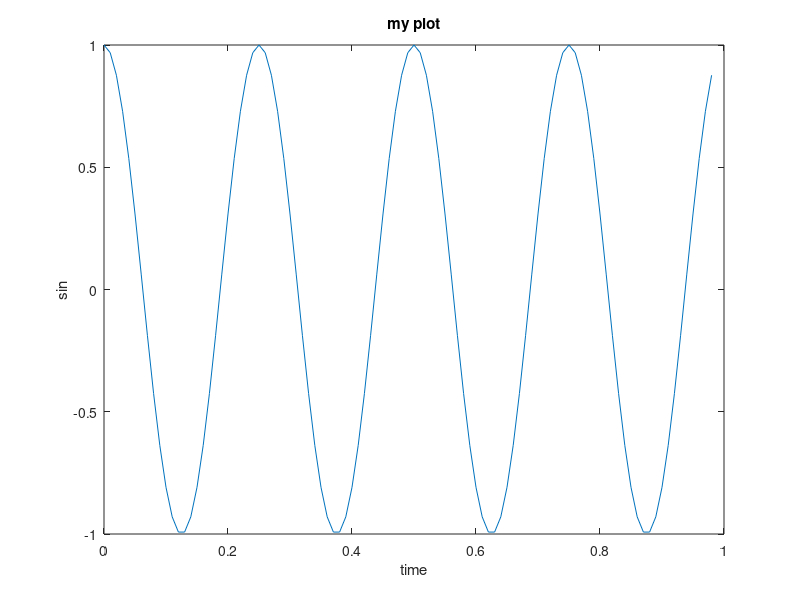
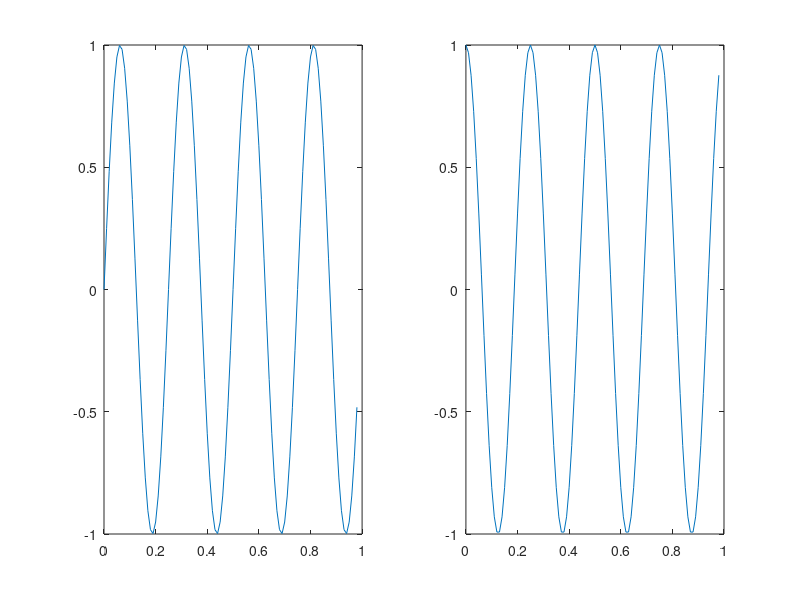

Here is the MATLAB script that generated these plots, in order: (Note: this script raises an error after producing the figures.)
t = [0:0.01:0.98]
y1=sin(2*pi*4*t)


y2=cos(2*pi*4*t)
plot(t,y1)
plot(t,y2)
hold on;
xlabel('time')
ylabel('sin')
title('my plot')

cd 'C:\Users\User\Desktop\Machine Learning Coursera' ; print -dpng 'myPlot.png'

figure(1); plot(t,y2)
figure(2); plot(t,y1)

subplot(1,2,1); #divides a plot 1x2 grid
plot(t,y1)#subplot
subplot(1,2,2)
plot(t,y2)

cls; #clear figure

imagesc(A) #contour map a matrix
